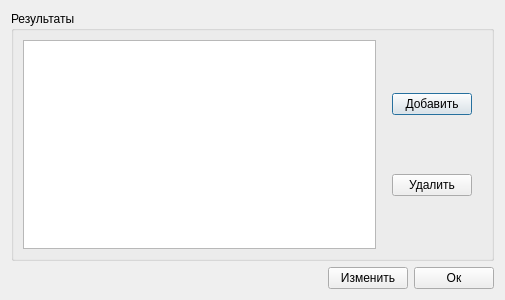
<?xml version="1.0" encoding="UTF-8"?>
<ui version="4.0">
 <class>ResultDisciplineWindow</class>
 <widget class="QDialog" name="ResultDisciplineWindow">
  <property name="geometry">
   <rect>
    <x>0</x>
    <y>0</y>
    <width>505</width>
    <height>300</height>
   </rect>
  </property>
  <property name="windowTitle">
   <string>Dialog</string>
  </property>
  <layout class="QVBoxLayout" name="verticalLayout_2">
   <item>
    <widget class="QGroupBox" name="groupBox">
     <property name="title">
      <string>Результаты</string>
     </property>
     <layout class="QVBoxLayout" name="verticalLayout_4">
      <item>
       <layout class="QHBoxLayout" name="horizontalLayout">
        <item>
         <layout class="QVBoxLayout" name="verticalLayout_3">
          <item>
           <widget class="QTableView" name="tableViewResult">
            <attribute name="horizontalHeaderVisible">
             <bool>true</bool>
            </attribute>
            <attribute name="horizontalHeaderDefaultSectionSize">
             <number>100</number>
            </attribute>
            <attribute name="horizontalHeaderStretchLastSection">
             <bool>true</bool>
            </attribute>
           </widget>
          </item>
         </layout>
        </item>
        <item>
         <spacer name="horizontalSpacer_2">
          <property name="orientation">
           <enum>Qt::Horizontal</enum>
          </property>
          <property name="sizeType">
           <enum>QSizePolicy::Fixed</enum>
          </property>
          <property name="sizeHint" stdset="0">
           <size>
            <width>10</width>
            <height>20</height>
           </size>
          </property>
         </spacer>
        </item>
        <item>
         <layout class="QVBoxLayout" name="verticalLayout">
          <item>
           <widget class="QPushButton" name="pushButtonInsert">
            <property name="text">
             <string>Добавить</string>
            </property>
           </widget>
          </item>
          <item>
           <widget class="QPushButton" name="pushButtonDeleteEvent">
            <property name="text">
             <string>Удалить</string>
            </property>
           </widget>
          </item>
         </layout>
        </item>
        <item>
         <spacer name="horizontalSpacer_3">
          <property name="orientation">
           <enum>Qt::Horizontal</enum>
          </property>
          <property name="sizeType">
           <enum>QSizePolicy::Fixed</enum>
          </property>
          <property name="sizeHint" stdset="0">
           <size>
            <width>10</width>
            <height>20</height>
           </size>
          </property>
         </spacer>
        </item>
       </layout>
      </item>
     </layout>
    </widget>
   </item>
   <item>
    <layout class="QHBoxLayout" name="horizontalLayout_2">
     <item>
      <spacer name="horizontalSpacer">
       <property name="orientation">
        <enum>Qt::Horizontal</enum>
       </property>
       <property name="sizeHint" stdset="0">
        <size>
         <width>40</width>
         <height>20</height>
        </size>
       </property>
      </spacer>
     </item>
     <item>
      <widget class="QPushButton" name="pushButtonAction">
       <property name="text">
        <string>Изменить</string>
       </property>
      </widget>
     </item>
     <item>
      <widget class="QPushButton" name="pushButtonOk">
       <property name="text">
        <string>Ок</string>
       </property>
      </widget>
     </item>
    </layout>
   </item>
  </layout>
 </widget>
 <resources/>
 <connections/>
</ui>
